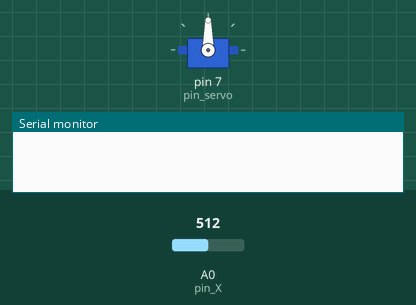
A sketch run on a simulated Arduino Uno, built with avr-gcc and run on an emulated ATmega328P. Parts: servo, the last lines printed to the serial monitor. Inputs (shaded band) come from the test bench; at power-on: A0 (pin_X) = 512.

Above: at 1.2 s.
1.3 s: A0 (pin_X) set to 716
At 2.5 s:
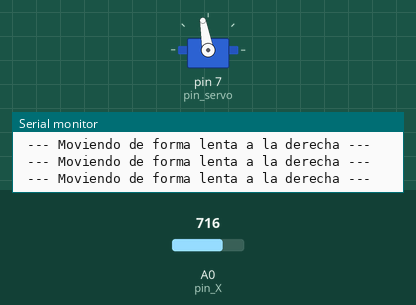
2.8 s: A0 (pin_X) set to 987
5.8 s: A0 (pin_X) set to 1016
At 6.6 s:
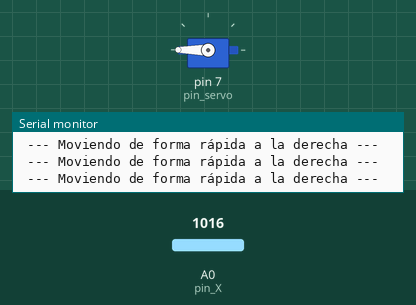
7.3 s: A0 (pin_X) set to 0
At 8.1 s:
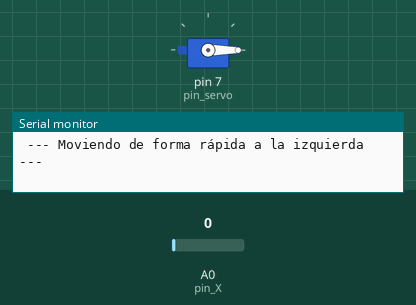
8.8 s: A0 (pin_X) set to 13
11.8 s: A0 (pin_X) set to 17
At 12.2 s:
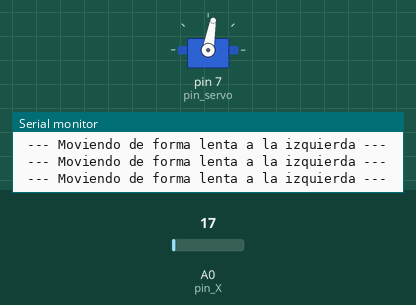
Timing chart, 0 to 14.8 s (numbered marks = the images above; inputs shaded):
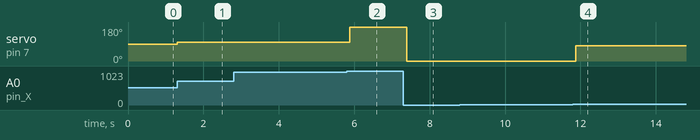

The sketch:

Ejercicio4.2.ino
```cpp
/* Ejercicio4.2 -  Dos niveles de velocidad
  Ana Escobar Llamazares
  Alberto Freije Carballo
  Luis Carlos Hurlé Fleitas
*/
#include <Servo.h>
Servo servo;

int pin_servo = 7;
const int servo_valorMax_izq = 0;
const int servo_valorMax_der = 180;
const int servo_valor_detenerse = 90;
const int servo_valorMin_izq = 80;
const int servo_valorMin_der = 100;

const int pin_X = A0; // Eje X
const int pin_joystick = 8; // Botón joystick


const int valorX_bajo = 500;
const int valorX_alto = 560;

// Velocidad eje X
const int velocidad_X_izq = 15; // [0 - 15] mover el actuador a máxima velocidad a la izquierda
const int velocidad_X_der = 1000; // [1000 - 1023] mover el actuador a máxima velocidad a la derecha

void setup() {
  Serial.begin(9600);
  servo.attach(pin_servo);
  pinMode(pin_joystick, INPUT_PULLUP); // Se usa la resistencia interna del Arduino
}

void loop() {
  int valorX = analogRead(pin_X);

  if(valorX < valorX_bajo){
    mover_izquierda(valorX);
  }else if(valorX > valorX_alto){
    mover_derecha(valorX);
  }else{
    servo.write(servo_valor_detenerse);
  }

}

void mover_izquierda(int valorX) {

  if (valorX> velocidad_X_izq) {
    Serial.println(" --- Moviendo de forma lenta a la izquierda --- ");
    servo.write(servo_valorMin_izq);
  }else {
    Serial.println(" --- Moviendo de forma rápida a la izquierda --- ");
    servo.write(servo_valorMax_izq );
  }

}

void mover_derecha(int valorX) {

  if (valorX < velocidad_X_der) {
    Serial.println(" --- Moviendo de forma lenta a la derecha --- ");
    servo.write(servo_valorMin_der);
  }else {
    Serial.println(" --- Moviendo de forma rápida a la derecha --- ");
    servo.write(servo_valorMax_der);
  }

}
```

Measured:
- the behaviour switches between 999 and 1000 on A0 (pin_X) (found by bisection; images 1 and 2)
- the behaviour switches between 15 and 16 on A0 (pin_X) (found by bisection; images 3 and 4)
- after the input at 1.3 s, servo on pin 7 (pin_servo): 90° → 100° at once
- after the input at 5.8 s, servo on pin 7 (pin_servo): 100° → 180° after 0.08 s
- after the input at 7.3 s, servo on pin 7 (pin_servo): 180° → 0° after 0.09 s
- after the input at 11.8 s, servo on pin 7 (pin_servo): 0° → 80° after 0.07 s
